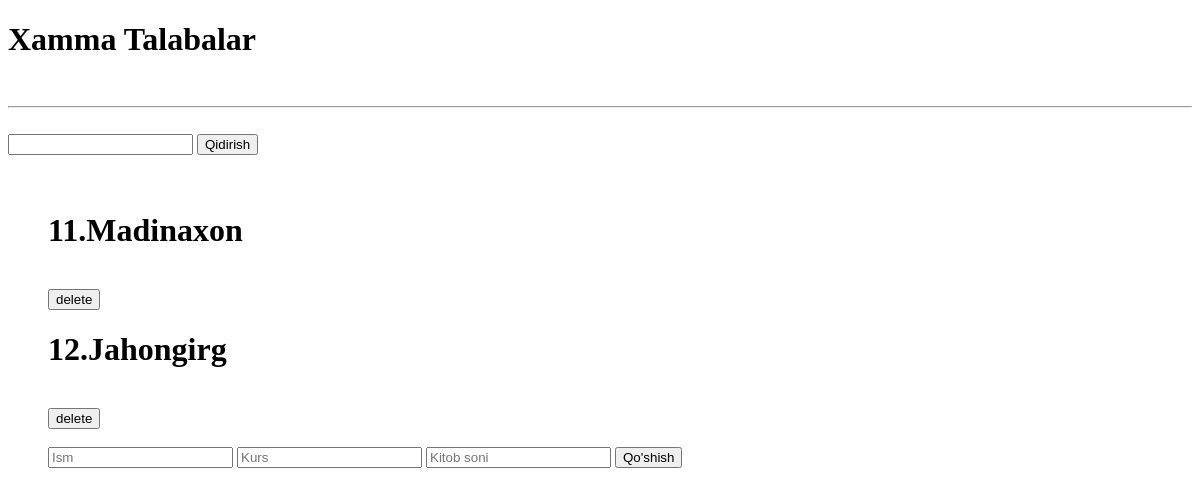
/talaba/, run on an earlier commit of the app's database.
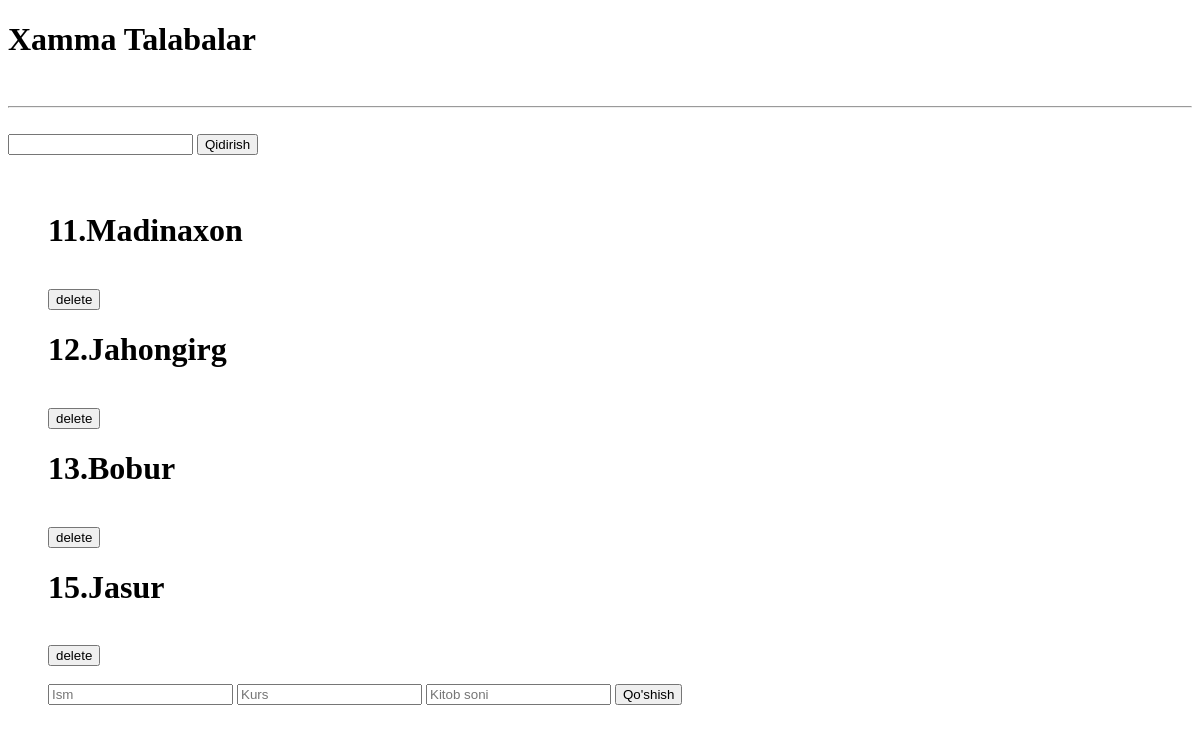
And on a later commit of the database.
### asosiy/models.py (models this page shows, shortened)
class Talaba(models.Model):
    ism=models.CharField(max_length=100)
    kitob_soni=models.PositiveIntegerField()
    kurs=models.PositiveIntegerField()
    tugilgan_sana = models.DateField(blank=True,null=True)

### asosiy/views.py (the view, shortened to what this page needs)
# urls.py: path('talaba/', talabalar),
def talabalar(request):
    soz=request.GET.get('qidiruv')
    if soz=="" or soz is None:
         content = {
        "talabalar":Talaba.objects.all()
    }
    else:
        content = {
        "talabalar":Talaba.objects.filter(ism__contains=soz)
    }
    return render(request,"muallif.html",content)

### templates/muallif.html (shortened to what this page needs)
<!DOCTYPE html>
<html>
  <head>
  </head>
  <body>
    <h1>Xamma Talabalar</h1>
     <br>
    <hr>
    <br>
    <form method="get">
      <input type="text" name="qidiruv">
      <button>Qidirish</button>
    </form>
    <br>
    <br>
    <ul>
      {% for talaba in talabalar%}
      <h1>{{talaba.id}}.{{talaba.ism}}</h1>
      <br>
      <a href="/bitta_ochir/{{talaba.id}}/"><button>delete</button></a>
  {% endfor%}
         <br>
         <br>
             <form method="post">{% csrf_token %}
        <input type="text" name="i" placeholder="Ism">
        <input type="number" name="k" placeholder="Kurs">
        <input type="number" name="k_s" placeholder="Kitob soni">
        <button type="submit">Qo'shish</button>
    </form>
    <br>
    <br>
   </ul>
  </body>
</html>

What changed in the data, as far as the page shows it:
added Talaba: id "13", ism "Bobur"
added Talaba: id "15", ism "Jasur"
